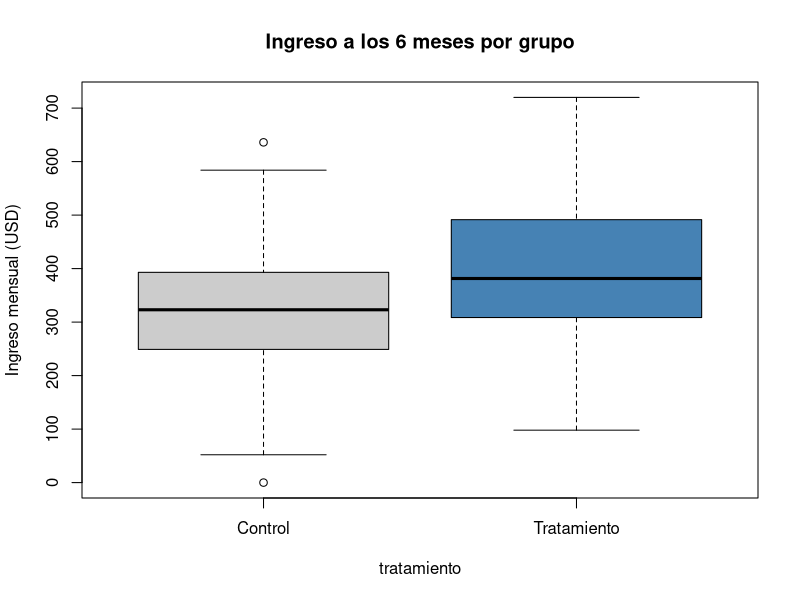

The R script that drew this image:
## ---- chunk 1
knitr::opts_chunk$set(echo = TRUE, message = FALSE, warning = FALSE)
## ---- chunk 2
# Cargamos la base de datos
setwd("/Users/jorge/Documents/Curso-de-evaluaci-n-de-impacto-e-inferencia-causal/Ejercicios/RCT")
datos <- read.csv("EjercicioRCT.csv")

# Revisamos las primeras filas y la estructura
head(datos)
str(datos)

# ¿Cuántas personas hay en cada grupo?
table(datos$tratamiento)
## ---- chunk 3
t.test(edad ~ tratamiento, data = datos)
## ---- chunk 4
# Lista de variables de línea de base
vars_base <- c("edad", "mujer", "anios_educacion",
               "meses_en_ecuador", "num_hijos", "ingreso_base")

# Aplicamos la prueba t a cada variable
balance <- lapply(vars_base, function(v) {
  prueba <- t.test(datos[[v]] ~ datos$tratamiento)
  data.frame(
    variable       = v,
    media_control  = round(prueba$estimate[1], 2),
    media_trat     = round(prueba$estimate[2], 2),
    diferencia     = round(prueba$estimate[2] - prueba$estimate[1], 2),
    p_valor        = round(prueba$p.value, 3)
  )
})

tabla_balance <- do.call(rbind, balance)
rownames(tabla_balance) <- NULL
knitr::kable(tabla_balance,
             caption = "Tabla de balance: medias por grupo y pruebas t")
## ---- chunk 5
aggregate(ingreso_final ~ tratamiento, data = datos, FUN = mean)

boxplot(ingreso_final ~ tratamiento, data = datos,
        names = c("Control", "Tratamiento"),
        col = c("grey80", "steelblue"),
        ylab = "Ingreso mensual (USD)",
        main = "Ingreso a los 6 meses por grupo")
## ---- chunk 6
modelo1 <- lm(ingreso_final ~ tratamiento, data = datos)
summary(modelo1)
## ---- chunk 7
modelo2 <- lm(ingreso_final ~ tratamiento + edad + mujer + anios_educacion +
                meses_en_ecuador + num_hijos + ingreso_base,
              data = datos)
summary(modelo2)
